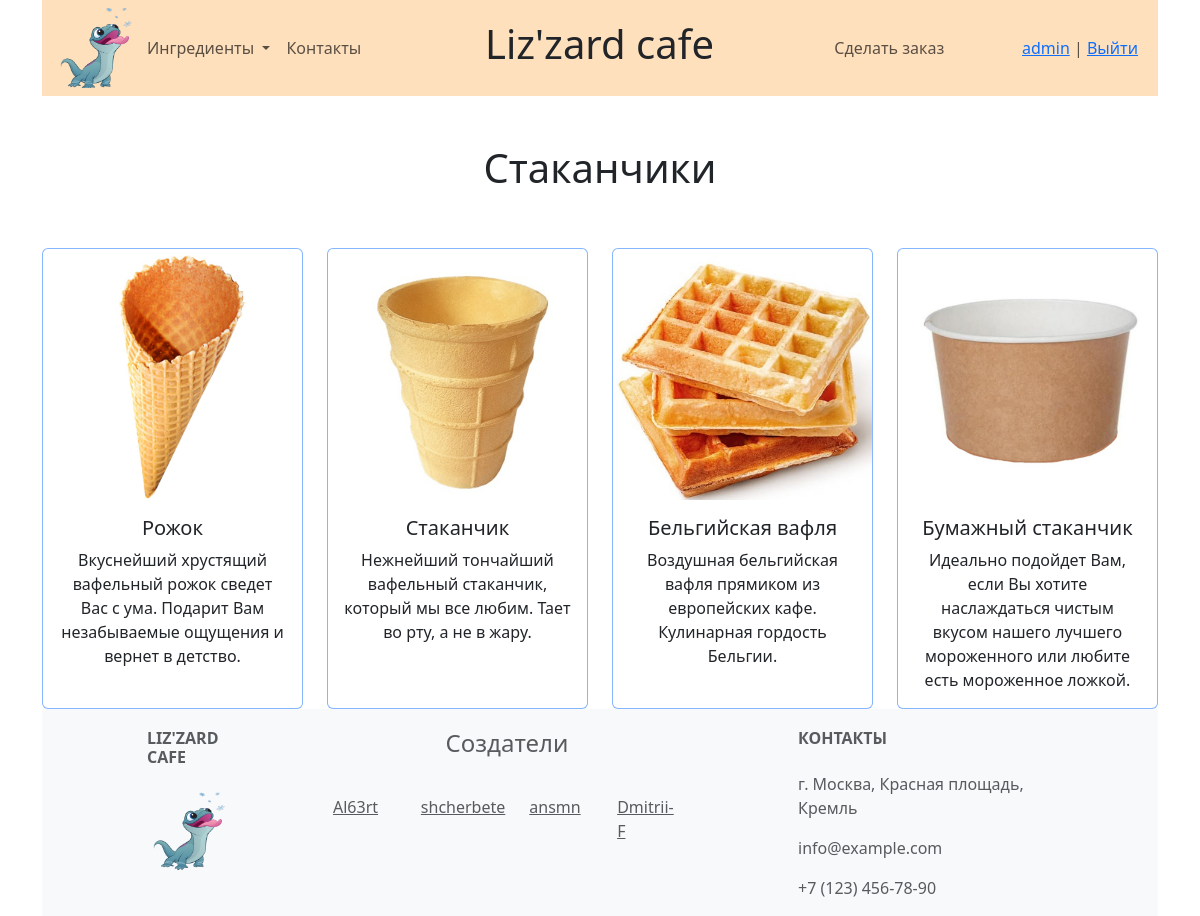
The app's page /containers/ (signed in) with its own data.
### icecream_bar/models.py (models this page shows, shortened)
class Container(models.Model):
    name = models.CharField(max_length=100)
    description = models.TextField()
    image = models.ImageField(upload_to='Container/', blank=True)
    price = models.PositiveIntegerField()

### icecream_bar/views.py (the view)
# urls.py: path('containers/', views.ContainersListView.as_view(), name='containers'),
class ContainersListView(ListView):
    model = Container
    template_name = 'icecream_bar/containers_list.html'
    context_object_name = 'containers_list'

### icecream_bar/templates/icecream_bar/containers_list.html
{% extends 'base/base.html' %}
{% block content %}
    <div class="container text-center">
        <h1><br>Стаканчики<br><br></h1>
        <div class="row row-cols-1 row-cols-md-4 g-4">
            {% for container in containers_list %}
            <div class="col">
                <div class="card border-primary border-opacity-50 h-100 pt-1">
                  <img src="{{container.image.url}}" class="card-img-top" >
                  <div class="card-body">
                    <h5 class="card-title">{{ container.name }}</h5>
                    <p class="card-text">{{ container.description }}</p>
                  </div>
                </div>
            </div>
            {% empty %}
            <p>Нет стаканчиков.</p>
            {% endfor %}
        </div>
    </div>
{% endblock %}

### templates/base/nav.html (shortened to what this page needs)
<nav class="navbar navbar-expand-lg color-navbar">
  <div class="container-fluid">
    {% load static %}
    <div class="logo">
      <a href="/">
        <img src="{% static 'image/logo.png' %}" alt="Logo" class="navbar-logo-img">
      </a>
    </div>
    <div class="collapse navbar-collapse row" id="navbarNavDropdown">
        <div class="col-3">
          <ul class="navbar-nav">
            <li class="nav-item dropdown">
              <a class="nav-link dropdown-toggle" href="#" role="button" data-bs-toggle="dropdown" aria-expanded="false">
                Ингредиенты
              </a>
            <li class="nav-item">
              <a class="nav-link" href="/contacts/">Контакты</a>
            </li>
          </ul>
        </div>
        <div class="col-5 text-center">
          <h1><a href="/" class="text-decoration-none text-dark">Liz'zard cafe</a></h1>
        </div>
        <div class="col-2">
          <ul class="navbar-nav ms-auto mb-2 mb-lg-0">
            <li class="nav-item">
              <a class="nav-link" href="{% url 'icecream_bar:order_create' %}">Сделать заказ</a>
            </li>
          </ul>
        </div>
        <div class="col-2 d-flex justify-content-end">
          <ul class="navbar-nav ms-auto mb-2 mb-lg-0">
            <li class="nav-item">
            {% if user.is_authenticated %}
                <li class="nav-link">
                    <a href="{% url 'icecream_bar:profile' %}">{{user.username}}</a> |
                    <a href="{% url 'logout' %}">Выйти</a></li>
              {% else %}
                <li class="nav-link"><a href="{% url 'login' %}">Войти</a></li>
            {% endif %}
          </ul>
        </div>
    </div>
  </div>
</nav>

### icecream_bar/static/main.css (style rules this page uses)
.logo { background-size: 100%; width: 85px; height: 80px; }
.navbar-logo-img { width: 100%; height: 100%; object-fit: cover; }
.h-100 { height: 100%; }
.color-navbar { background-color: #ffe0bd; }

### records on screen
Container: image (picture), name "Рожок", description "Вкуснейший хрустящий вафельный рожок сведет Вас с ума. Подарит Вам незабываемые ощущения и вернет в детство."
Container: image (picture), name "Стаканчик", description "Нежнейший тончайший вафельный стаканчик, который мы все любим. Тает во рту, а не в жару."
Container: image (picture), name "Бельгийская вафля", description "Воздушная бельгийская вафля прямиком из европейских кафе. Кулинарная гордость Бельгии."
Container: image (picture), name "Бумажный стаканчик", description "Идеально подойдет Вам, если Вы хотите наслаждаться чистым вкусом нашего лучшего мороженного или любите есть мороженное ложкой."

### other values on screen
{{ user.username }} "admin"
